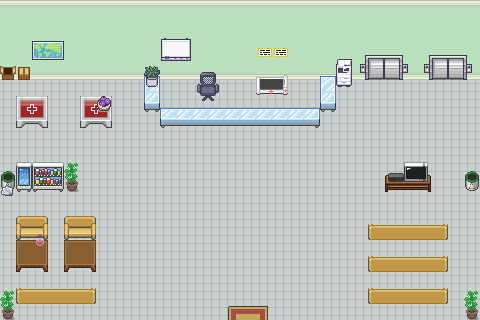

A 2D game scene composited from a Tiled map and its tileset images. What follows is a short description and the map's XML, with each tile layer's data collapsed to a summary:
An orthogonal 30x20 tile map with 16x16 px tiles, 4 tile layers (Tile Layer 1, Tile Layer 2, Tile Layer 3, Above Player), 5 tilesets and 50 objects (31x event, 17x collision).

<map version="1.10" tiledversion="1.12.2" orientation="orthogonal" renderorder="right-down" width="30" height="20" tilewidth="16" tileheight="16" infinite="0" nextlayerid="11" nextobjectid="134">
  <properties>
    <property name="edges" value="clamped" />
    <property name="inside" type="bool" value="true" />
    <property name="map_type" value="notype" />
    <property name="scenario" value="xero" />
    <property name="slug" value="azure_town_hall" />
  </properties>
  <tileset firstgid="1" name="Office_interiors_shadowless_16x16" tilewidth="16" tileheight="16" tilecount="528" columns="22">
    <image source="../gfx/tilesets/Office_interiors_shadowless_16x16.png" width="352" height="384" />
  </tileset>
  <tileset firstgid="529" source="../gfx/tilesets/core_indoor_floors.tsx" />
  <tileset firstgid="4393" source="../gfx/tilesets/core_set pieces.tsx" />
  <tileset firstgid="5943" name="core_indoor_walls" tilewidth="16" tileheight="16" tilecount="3864" columns="46">
    <image source="../gfx/tilesets/core_indoor_walls.png" width="736" height="1344" />
  </tileset>
  <tileset firstgid="9807" name="Interiors_16x16" tilewidth="16" tileheight="16" tilecount="2592" columns="16">
    <image source="../gfx/tilesets/Interiors_16x16.png" width="256" height="2592" />
  </tileset>
  <layer id="1" name="Tile Layer 1" width="30" height="20">
    <data>[600 cells, 600 non-empty, 4 distinct tile ids]</data>
  </layer>
  <layer id="2" name="Tile Layer 2" width="30" height="20">
    <data>[600 cells, 98 non-empty, 53 distinct tile ids]</data>
  </layer>
  <layer id="3" name="Tile Layer 3" width="30" height="20">
    <data>[600 cells, 32 non-empty, 15 distinct tile ids]</data>
  </layer>
  <layer id="4" name="Above Player" width="30" height="20">
    <data>[600 cells, 19 non-empty, 17 distinct tile ids]</data>
  </layer>
  <objectgroup id="3" name="events">
    <object id="1" name="Exit To Azure Town" type="event" x="240.17" y="303.513" width="16" height="16">
      <properties>
        <property name="act10" value="transition_teleport player,king_of_the_hill_arena.tmx,22,8,0.3" />
        <property name="cond10" value="is char_at player" />
        <property name="cond20" value="is char_facing player,down" />
      </properties>
    </object>
    <object id="75" name="JJI Hospital Dialogue - Jji Hospital Queue Whitebelt" type="event" x="240" y="128" width="16" height="16">
      <properties>
        <property name="act10" value="translated_dialog jji_hospital_queue_whitebelt" />
        <property name="cond10" value="is char_facing_tile player" />
        <property name="cond30" value="is button_pressed INTERACT" />
      </properties>
    </object>
    <object id="76" name="JJI Hospital Dialogue - Jji Hospital Queue Bluebelt" type="event" x="240" y="144" width="16" height="16">
      <properties>
        <property name="act10" value="translated_dialog jji_hospital_queue_bluebelt" />
        <property name="cond10" value="is char_facing_tile player" />
        <property name="cond30" value="is button_pressed INTERACT" />
      </properties>
    </object>
    <object id="77" name="JJI Hospital Dialogue - Jji Hospital Queue Purplebelt" type="event" x="240" y="160" width="16" height="16">
      <properties>
        <property name="act10" value="translated_dialog jji_hospital_queue_purplebelt" />
        <property name="cond10" value="is char_facing_tile player" />
        <property name="cond30" value="is button_pressed INTERACT" />
      </properties>
    </object>
    <object id="78" name="JJI Hospital Dialogue - Jji Hospital Queue Brownbelt" type="event" x="240" y="176" width="16" height="16">
      <properties>
        <property name="act10" value="translated_dialog jji_hospital_queue_brownbelt" />
        <property name="cond10" value="is char_facing_tile player" />
        <property name="cond30" value="is button_pressed INTERACT" />
      </properties>
    </object>
    <object id="79" name="JJI Hospital Dialogue - Jji Hospital Queue Wrestler" type="event" x="240" y="192" width="16" height="16">
      <properties>
        <property name="act10" value="translated_dialog jji_hospital_queue_wrestler" />
        <property name="cond10" value="is char_facing_tile player" />
        <property name="cond30" value="is button_pressed INTERACT" />
      </properties>
    </object>
    <object id="80" name="JJI Hospital Dialogue - Jji Hospital Atlas Victim" type="event" x="112" y="160" width="16" height="16">
      <properties>
        <property name="act10" value="translated_dialog jji_hospital_atlas_victim" />
        <property name="cond10" value="is char_facing_tile player" />
        <property name="cond30" value="is button_pressed INTERACT" />
      </properties>
    </object>
    <object id="81" name="JJI Hospital Dialogue - Jji Hospital Armbar Victim" type="event" x="128" y="224" width="16" height="16">
      <properties>
        <property name="act10" value="translated_dialog jji_hospital_armbar_victim" />
        <property name="cond10" value="is char_facing_tile player" />
        <property name="cond30" value="is button_pressed INTERACT" />
      </properties>
    </object>
    <object id="82" name="JJI Hospital Dialogue - Jji Hospital Scramble Victim" type="event" x="176" y="256" width="16" height="16">
      <properties>
        <property name="act10" value="translated_dialog jji_hospital_scramble_victim" />
        <property name="cond10" value="is char_facing_tile player" />
        <property name="cond30" value="is button_pressed INTERACT" />
      </properties>
    </object>
    <object id="83" name="JJI Hospital Dialogue - Jji Hospital Rib Victim" type="event" x="336" y="176" width="16" height="16">
      <properties>
        <property name="act10" value="translated_dialog jji_hospital_rib_victim" />
        <property name="cond10" value="is char_facing_tile player" />
        <property name="cond30" value="is button_pressed INTERACT" />
      </properties>
    </object>
    <object id="84" name="JJI Hospital Dialogue - Jji Hospital Guard Pull Victim" type="event" x="352" y="240" width="16" height="16">
      <properties>
        <property name="act10" value="translated_dialog jji_hospital_guard_pull_victim" />
        <property name="cond10" value="is char_facing_tile player" />
        <property name="cond30" value="is button_pressed INTERACT" />
      </properties>
    </object>
    <object id="85" name="JJI Hospital Dialogue - Jji Hospital Ego Injury" type="event" x="352" y="272" width="16" height="16">
      <properties>
        <property name="act10" value="translated_dialog jji_hospital_ego_injury" />
        <property name="cond10" value="is char_facing_tile player" />
        <property name="cond30" value="is button_pressed INTERACT" />
      </properties>
    </object>
    <object id="86" name="JJI Hospital Dialogue - Jji Hospital Spectator" type="event" x="432" y="176" width="16" height="16">
      <properties>
        <property name="act10" value="translated_dialog jji_hospital_spectator" />
        <property name="cond10" value="is char_facing_tile player" />
        <property name="cond30" value="is button_pressed INTERACT" />
      </properties>
    </object>
    </objectgroup>
  <objectgroup id="9" name="Collisions">
    <!-- 19 objects omitted --></objectgroup>
</map>
<!-- 37 of 50 objects omitted -->
